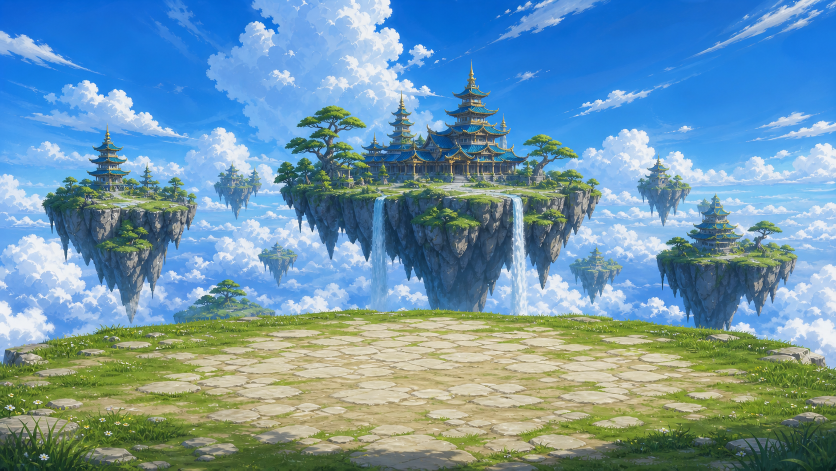
#> input picture art/source/biome_sky_islands_bg_raw.png, 1672 x 941 px (shown at 1/2 size)
$ python package_sky_islands.py
#> lines starting #> are read from the running program, lines starting #| are printed output that depends on the picture
from pathlib import Path

from PIL import Image, ImageDraw, ImageFont, ImageOps


ROOT = Path(__file__).resolve().parents[2]
SOURCE = ROOT / "art" / "source"
BIOMES = ROOT / "assets" / "biomes"
REVIEW = ROOT / "art" / "review"

DESTINATION = "sky_islands"
BACKGROUND = "biome_sky_islands_bg_raw.png"
TILES = "sky_islands_tiles_raw.png"
PROPS = "sky_islands_props_alpha.png"
PROP_NAMES = (
    "cloth_sail_windmill",
    "rope_bridge_anchor_gate",
    "floating_stepping_stones",
    "directional_wind_sail",
    "windswept_sky_pine",
    "temple_wind_waystone",
)

font_path = Path("C:/Windows/Fonts/consolab.ttf")
label_font = (
    ImageFont.truetype(str(font_path), 24)
    if font_path.exists()
    else ImageFont.load_default()
)


def label_centered(
    canvas: Image.Image, text: str, y: int, x_center: int
) -> None:
    draw = ImageDraw.Draw(canvas)
    bounds = draw.textbbox((0, 0), text, font=label_font)
    width = bounds[2] - bounds[0]
    draw.text(
        (x_center - width // 2, y),
        text,
        fill=(225, 240, 246),
        font=label_font,
    )


output_dir = BIOMES / DESTINATION
prop_dir = output_dir / "props"
output_dir.mkdir(parents=True, exist_ok=True)
prop_dir.mkdir(parents=True, exist_ok=True)
REVIEW.mkdir(parents=True, exist_ok=True)

background_source = Image.open(SOURCE / BACKGROUND).convert("RGB")
#> background_source is the input picture: PIL image 1672x941 RGB; mean R, G, B 111, 150.4, 169.9
background = ImageOps.fit(
    background_source,
    (1920, 1080),
    method=Image.Resampling.LANCZOS,
    centering=(0.5, 0.5),
)
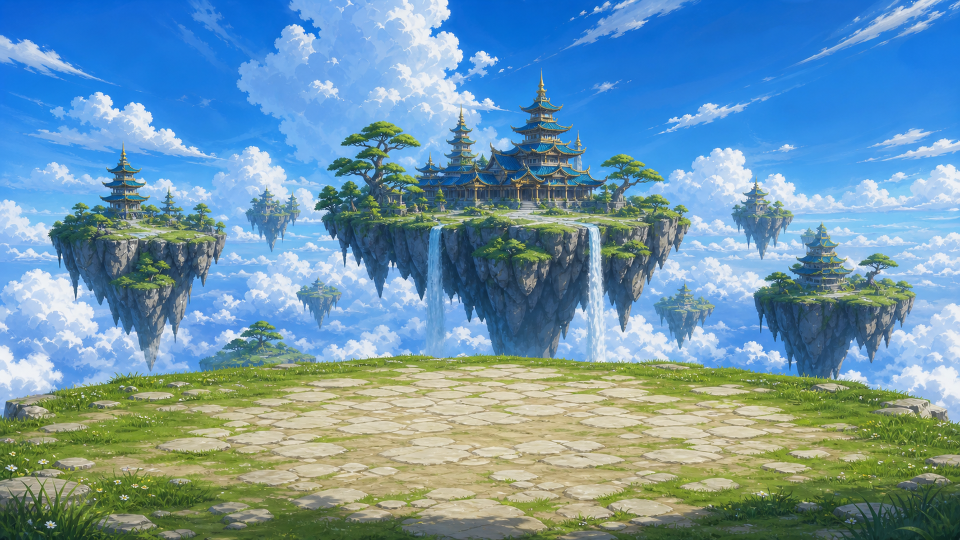
#> background: PIL image 1920x1080 RGB (shown at 1/2 size); mean R, G, B 111, 150.4, 170
background.save(output_dir / "bg.webp", "WEBP", quality=95, method=6)

tile_source = Image.open(SOURCE / TILES).convert("RGB")
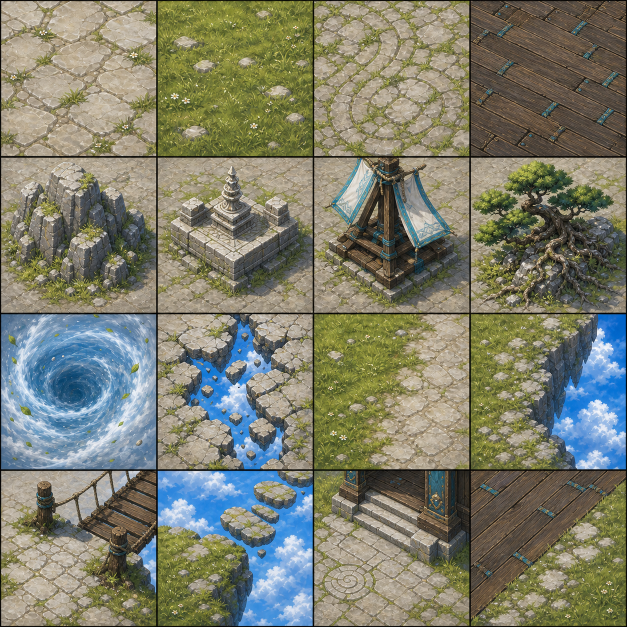
#> input picture art/source/sky_islands_tiles_raw.png, 1254 x 1254 px (shown at 1/2 size)
#> tile_source is the input picture: PIL image 1254x1254 RGB; mean R, G, B 125.3, 126.6, 109.1
tile_sheet = Image.new("RGB", (512, 512))
#> tile_sheet: PIL image 512x512 RGB; every value is 0
for row in range(4):
    for col in range(4):
        left = round(col * tile_source.width / 4)
        right = round((col + 1) * tile_source.width / 4)
        top = round(row * tile_source.height / 4)
        bottom = round((row + 1) * tile_source.height / 4)
        inset = 4
        tile = tile_source.crop(
            (left + inset, top + inset, right - inset, bottom - inset)
        )
        tile = tile.resize((128, 128), Image.Resampling.LANCZOS)
        tile_sheet.paste(tile, (col * 128, row * 128))
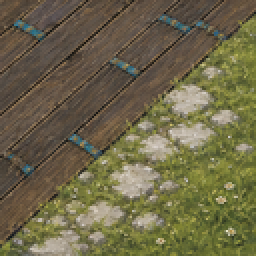
#> tile: PIL image 128x128 RGB (shown 2 times larger); mean R, G, B 109.6, 102.9, 73.1
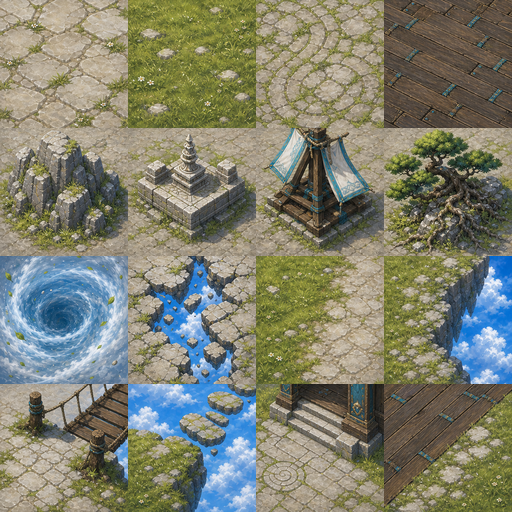
#> tile_sheet: PIL image 512x512 RGB; mean R, G, B 127.7, 129.2, 111.4
tile_sheet.save(output_dir / "tiles.png", optimize=True)

#> (the run stopped early here; a loop or call above may not have finished)
